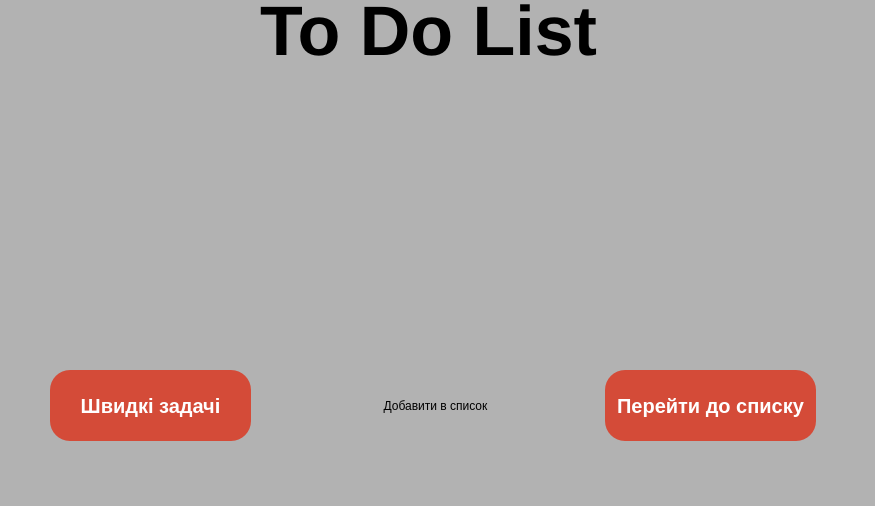
<?xml version="1.0" encoding="UTF-8"?>
<ui version="4.0">
 <class>MainWindow</class>
 <widget class="QMainWindow" name="MainWindow">
  <property name="geometry">
   <rect>
    <x>0</x>
    <y>0</y>
    <width>875</width>
    <height>506</height>
   </rect>
  </property>
  <property name="windowTitle">
   <string>To Do List</string>
  </property>
  <property name="windowIcon">
   <iconset resource="resource.qrc">
    <normaloff>:/rec/Picture/list.png</normaloff>:/rec/Picture/list.png</iconset>
  </property>
  <property name="styleSheet">
   <string notr="true">background-color: #b2b2b2;
border-radius:20px;
</string>
  </property>
  <widget class="QWidget" name="centralwidget">
   <widget class="QPushButton" name="goToTaskWriteWindow">
    <property name="geometry">
     <rect>
      <x>330</x>
      <y>370</y>
      <width>211</width>
      <height>71</height>
     </rect>
    </property>
    <property name="cursor">
     <cursorShape>PointingHandCursor</cursorShape>
    </property>
    <property name="styleSheet">
     <string notr="true"/>
    </property>
    <property name="text">
     <string>Добавити в список</string>
    </property>
   </widget>
   <widget class="QPushButton" name="goToChangeListWindow">
    <property name="geometry">
     <rect>
      <x>605</x>
      <y>370</y>
      <width>211</width>
      <height>71</height>
     </rect>
    </property>
    <property name="cursor">
     <cursorShape>PointingHandCursor</cursorShape>
    </property>
    <property name="mouseTracking">
     <bool>false</bool>
    </property>
    <property name="styleSheet">
     <string notr="true">color: #fff; /* цвет текста */
  text-decoration: none; /* убирать подчёркивание у ссылок */
  user-select: none; /* убирать выделение текста */
  background: rgb(212,75,56); /* фон кнопки */
  outline: none; /* убирать контур в Mozilla */
font-weight:900;
font-size:20px;</string>
    </property>
    <property name="text">
     <string>Перейти до списку</string>
    </property>
   </widget>
   <widget class="QPushButton" name="goToQuickTaskWindow">
    <property name="geometry">
     <rect>
      <x>50</x>
      <y>370</y>
      <width>201</width>
      <height>71</height>
     </rect>
    </property>
    <property name="cursor">
     <cursorShape>PointingHandCursor</cursorShape>
    </property>
    <property name="styleSheet">
     <string notr="true">color: #fff; /* цвет текста */
  text-decoration: none; /* убирать подчёркивание у ссылок */
  user-select: none; /* убирать выделение текста */
  background: rgb(212,75,56); /* фон кнопки */
  outline: none; /* убирать контур в Mozilla */
font-weight:900;
font-size:20px;</string>
    </property>
    <property name="text">
     <string>Швидкі задачі</string>
    </property>
   </widget>
   <widget class="QLabel" name="label">
    <property name="geometry">
     <rect>
      <x>260</x>
      <y>-10</y>
      <width>371</width>
      <height>81</height>
     </rect>
    </property>
    <property name="styleSheet">
     <string notr="true">font-size:70px;
font-weight:900;</string>
    </property>
    <property name="text">
     <string>To Do List</string>
    </property>
   </widget>
   <widget class="QLabel" name="label_quickTask">
    <property name="geometry">
     <rect>
      <x>30</x>
      <y>120</y>
      <width>211</width>
      <height>211</height>
     </rect>
    </property>
    <property name="text">
     <string/>
    </property>
   </widget>
   <widget class="QLabel" name="label_WriteTask">
    <property name="geometry">
     <rect>
      <x>335</x>
      <y>120</y>
      <width>241</width>
      <height>201</height>
     </rect>
    </property>
    <property name="text">
     <string/>
    </property>
   </widget>
   <widget class="QLabel" name="compTask">
    <property name="geometry">
     <rect>
      <x>600</x>
      <y>110</y>
      <width>221</width>
      <height>221</height>
     </rect>
    </property>
    <property name="text">
     <string/>
    </property>
   </widget>
   <widget class="QWidget" name="gridLayoutWidget">
    <property name="geometry">
     <rect>
      <x>250</x>
      <y>120</y>
      <width>2</width>
      <height>2</height>
     </rect>
    </property>
    <layout class="QGridLayout" name="gridLayout"/>
   </widget>
  </widget>
  <widget class="QMenuBar" name="menubar">
   <property name="geometry">
    <rect>
     <x>0</x>
     <y>0</y>
     <width>875</width>
     <height>26</height>
    </rect>
   </property>
  </widget>
  <widget class="QStatusBar" name="statusbar"/>
 </widget>
 <resources>
  <include location="resource.qrc"/>
 </resources>
 <connections/>
</ui>
